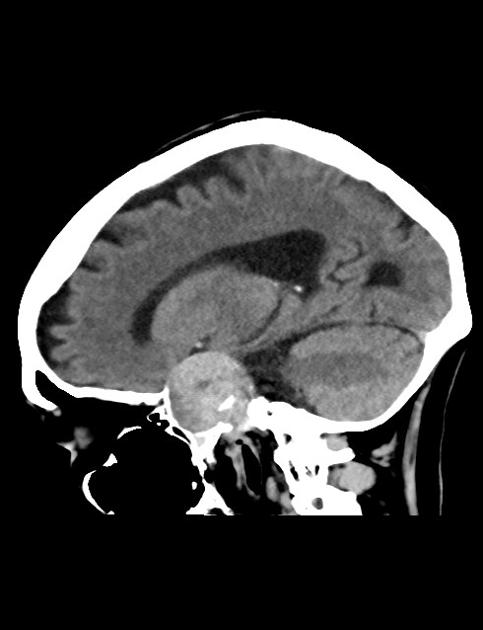
%> input picture Procesamiento de imagenes/Algoritmos/Aneurimas/21.jpg, 483 x 630 px
$ octave preproc.m   (GNU Octave 9; MATLAB toolbox functions it lacks are replaced by stand-ins)
%> lines starting %> are read from the running program, lines starting %| are printed output that depends on the picture
### Procesamiento de imagenes/Guia 5/Butterworthalto.m
function Ifil = Butterworthalto(I,centro)
[M,N]=size(I);
% [11 lines of commented-out code are left out]
a=round(M/2);
b=round(N/2);
for x=1:M;
    for y=1:N;
        D(x,y)=(exp((-(sqrt((x-a)^2+(y-b)^2)))/(2*centro)));
    end
end
D=uint8(D);
L=graythresh(D);
C=im2bw(D,L);
C=double(~C);

%Fourier Transform
F=fft2(I);%saca la transformada de fourier
Vq=F;
%Centering the FFT
b=fftshift(Vq);
%Magnitude from FFT
mag=abs(b);
%dinamical range modification 0-255
%max vulue of the fft
maxmag=max(max(mag));
%minimum value
minmag=min(min(mag));
%zero adjust
mag=mag-minmag;
% Dynamical range limitation
c=255/log(maxmag-minmag);
new_mag=c.*log(1+mag);

% figure,
% subplot(1,3,1),imshow(I), title('Original Image')
% subplot(1,3,2),imshow(F), title('FFT Original Image')
% subplot(1,3,3),imshow(uint8(new_mag)), title('FFTSHIFT Original Image')


% figure,imshow(C),title('Circle, High Pass Ideal')
% Se multiplica la transfomada de la imagen por el filtro
% ideal
Fil=b.*C; % Se
%Multiplica elemento a elemento
% SE aplica la DFT inversa
Ifil=ifft2(Fil);
% Se toma el modulo para descartar cualquier residuo de
%tipo complejo
Ifil=abs(Ifil);
Ifil=uint8(Ifil);

### Procesamiento de imagenes/Algoritmos/Aneurimas/preproc.m
clc
clear all
close all
warning off

I=imread('21.jpg');
%> I is the input picture: size 630x483x3 uint8; min 0, max 255, mean 55.7

if size(I, 3) == 3
    I = rgb2gray(I);
%> I: size 630x483 uint8
end
[M N] = size(I);
%> M = 630; N = 483
if  ((-1)^M) == 1 & ((-1)^N) == 1
    I=I;
elseif ((-1)^M) == 1 & ((-1)^N) == -1
    I = imresize(I,[M,N+1]);
%> I: size 630x484 uint8
elseif ((-1)^M) == -1 & ((-1)^N) == 1
    I = imresize(I,[M+1,N]);
elseif ((-1)^M) == -1 & ((-1)^N) == -1
    I = imresize(I,[M+1,N+1]);
end
figure,imshow(I)

aH=histeq(I);
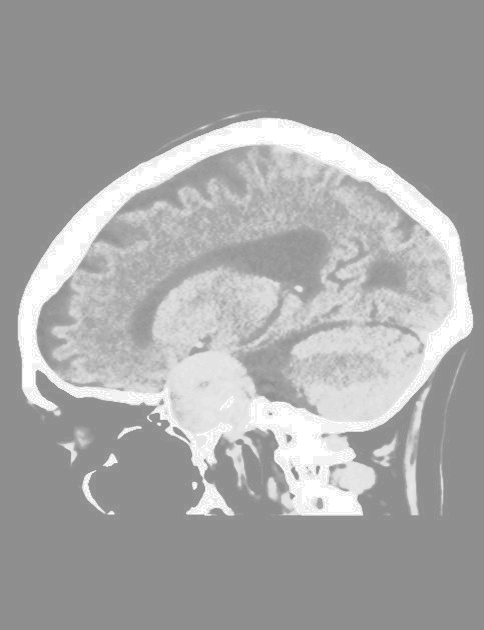
%> aH: size 630x484 uint8; min 142, max 255, mean 167.2
figure,imshow(aH)

g = log(2+double(I));
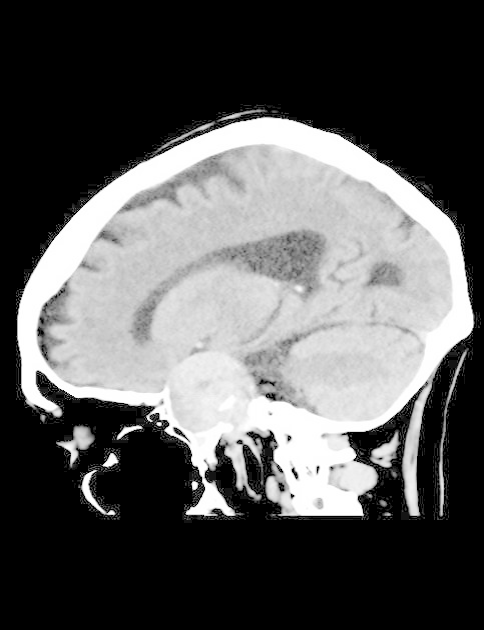
%> g: size 630x484 double; min 0.693, max 5.55, mean 2.39; drawn with min black and max white
g1 = mat2gray(g);
g2 = im2uint8(g1);
g2 = uint8(g2);
figure,imshow(g2)

aH1=adapthisteq(g2);
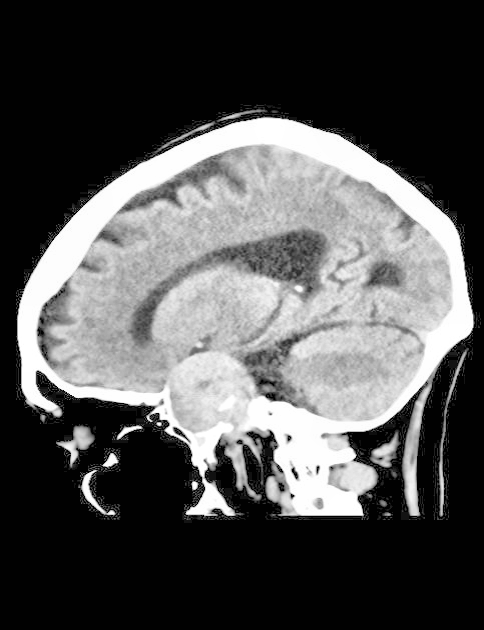
%> aH1: size 630x484 uint8; min 0, max 255, mean 82.4
figure,imshow(aH1)

fsp = fspecial('gaussian', [3 3] ,0.5);
er = imfilter(aH1,fsp);
figure,imshow(er)

gh=medfilt2(er,[3 3]);
figure,imshow(gh);

Ifil = Butterworthalto(gh,1.2);
%> in Butterworthalto, `maxmag=max(max(mag));`: maxmag = 25123014
%> in Butterworthalto, `minmag=min(min(mag));`: minmag = 2.63
%> in Butterworthalto, `c=255/log(maxmag-minmag);`: c = 14.97
%> in Butterworthalto, `new_mag=c.*log(1+mag);`:
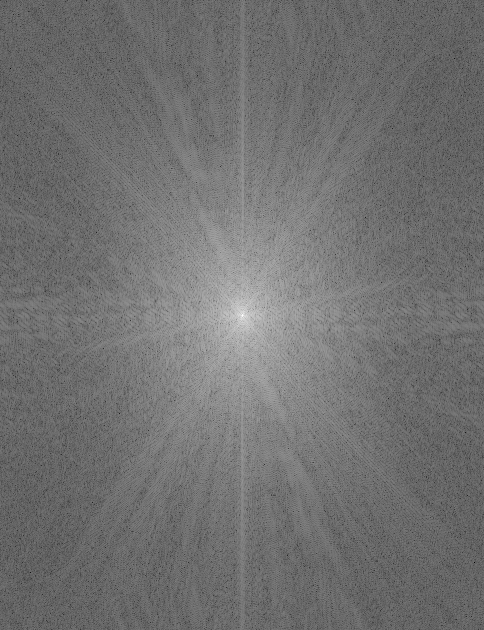
%> new_mag: size 630x484 double; min 0, max 255, mean 113.3; drawn with min black and max white
%> in Butterworthalto, `Ifil=abs(Ifil);`:
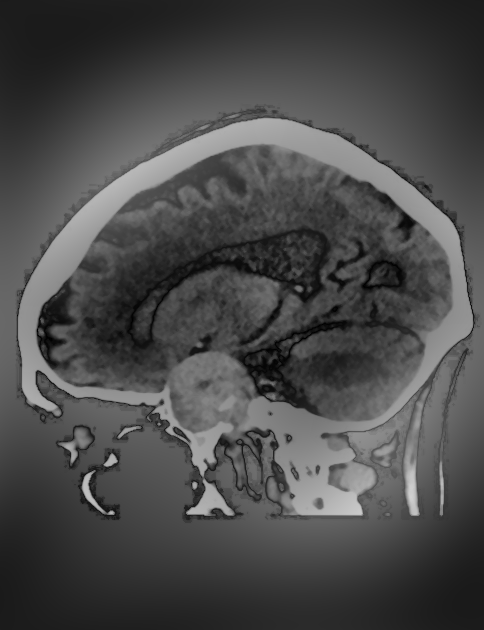
%> Ifil: size 630x484 double; min 0.295, max 209.2, mean 74.4
figure,imshow(Ifil);

ajus = imadjust(Ifil,stretchlim(I,[.02 .80]),[]);
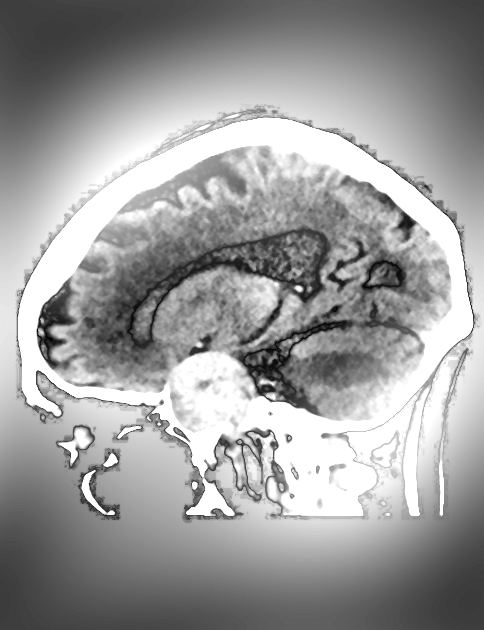
%> ajus: size 630x484 uint8; min 0, max 255, mean 155.5
s = imadjust(ajus,stretchlim(ajus),[]);
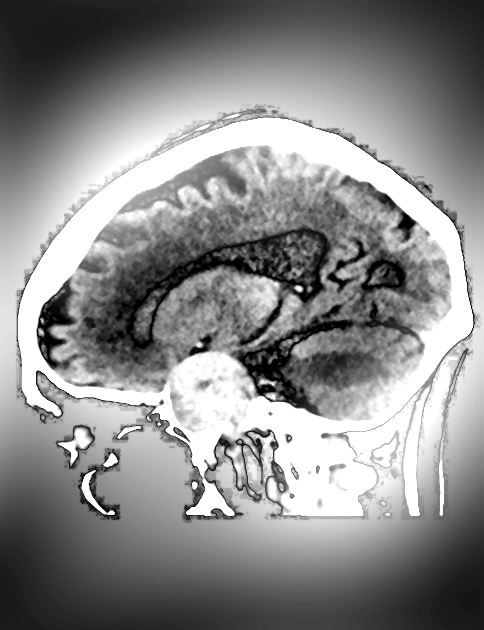
%> s: size 630x484 uint8; min 0, max 255, mean 137.1
figure,imshow(s)

$ run again, with Procesamiento de imagenes/Algoritmos/Aneurimas/10.jpg copied over Procesamiento de imagenes/Algoritmos/Aneurimas/21.jpg
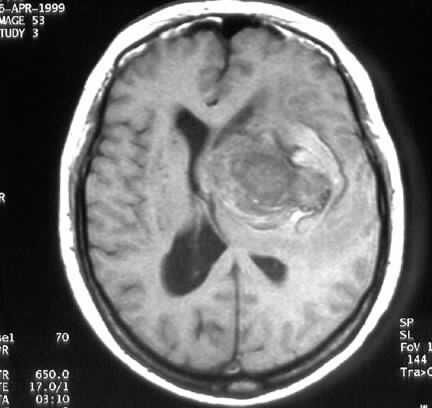
%> input picture Procesamiento de imagenes/Algoritmos/Aneurimas/10.jpg, 432 x 408 px
%> I is the input picture: size 408x432x3 uint8; min 0, max 255, mean 109.9
%> I: size 408x432 uint8
%> `aH1=adapthisteq(g2);`:
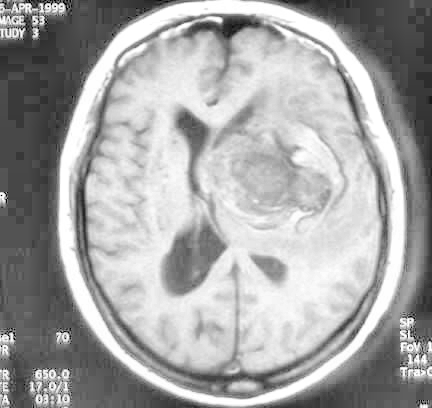
%> aH1: size 408x432 uint8; min 0, max 255, mean 165.1
%> maxmag = 29102637
%> minmag = 2.27
%> c = 14.84
%> `s = imadjust(ajus,stretchlim(ajus),[]);`:
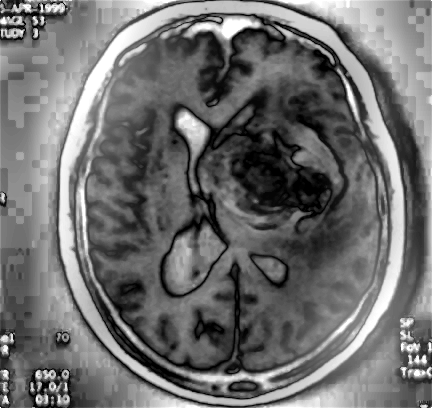
%> s: size 408x432 uint8; min 0, max 255, mean 110.5

$ run again, with Procesamiento de imagenes/Algoritmos/Aneurimas/11.jpg copied over Procesamiento de imagenes/Algoritmos/Aneurimas/21.jpg
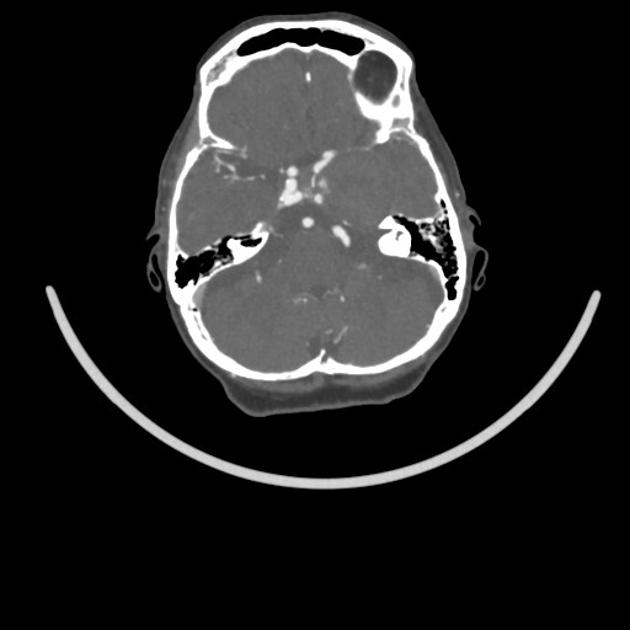
%> input picture Procesamiento de imagenes/Algoritmos/Aneurimas/11.jpg, 630 x 630 px
%> I is the input picture: size 630x630x3 uint8; min 0, max 255, mean 35.1
%> I: size 630x630 uint8
%> `aH1=adapthisteq(g2);`:
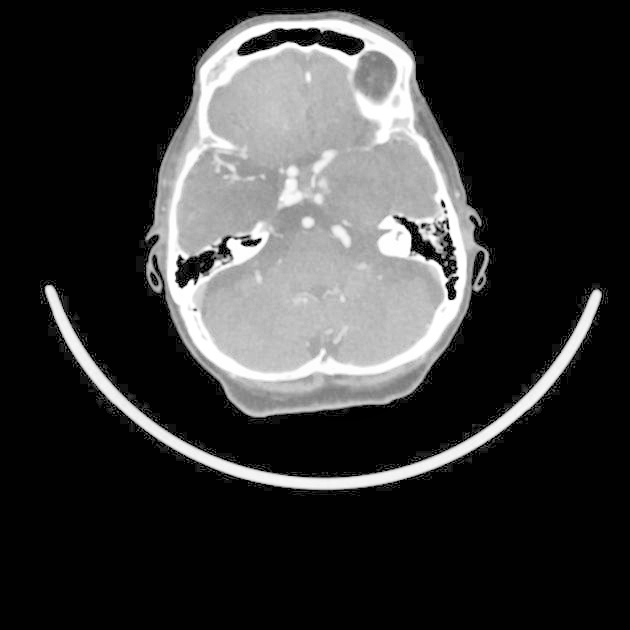
%> aH1: size 630x630 uint8; min 0, max 255, mean 54.3
%> maxmag = 21532353
%> minmag = 1.78
%> c = 15.1
%> `s = imadjust(ajus,stretchlim(ajus),[]);`:
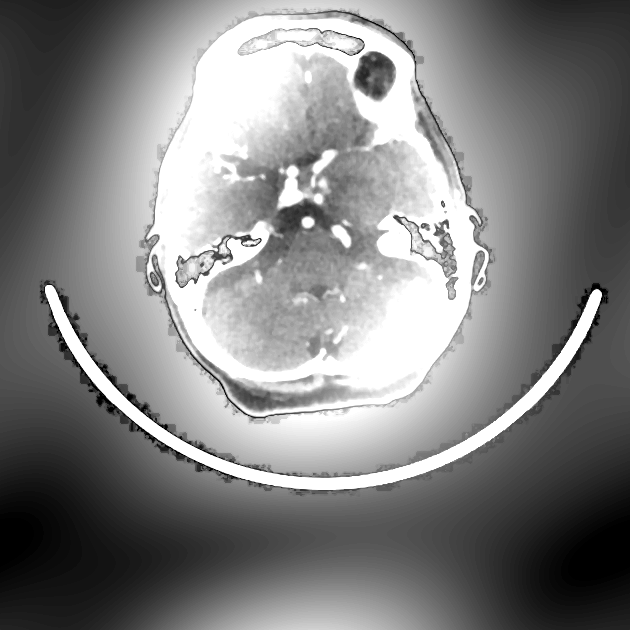
%> s: size 630x630 uint8; min 0, max 255, mean 128.4
